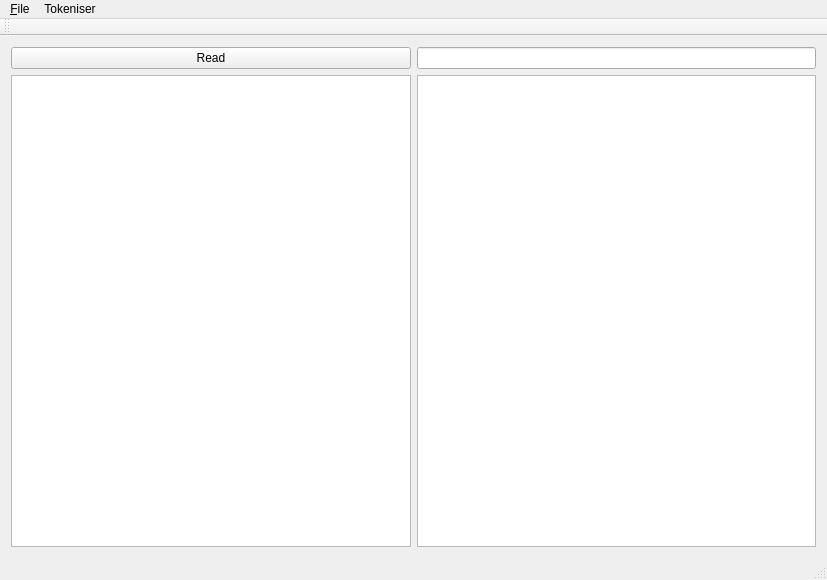
<?xml version="1.0" encoding="UTF-8"?>
<ui version="4.0">
 <class>MainWindow</class>
 <widget class="QMainWindow" name="MainWindow">
  <property name="geometry">
   <rect>
    <x>0</x>
    <y>0</y>
    <width>827</width>
    <height>580</height>
   </rect>
  </property>
  <property name="windowTitle">
   <string>MainWindow</string>
  </property>
  <widget class="QWidget" name="centralWidget">
   <layout class="QGridLayout" name="gridLayout">
    <item row="0" column="1">
     <widget class="QLineEdit" name="expressionEdit"/>
    </item>
    <item row="1" column="0">
     <widget class="QPlainTextEdit" name="plainTyFileEditextEdit_2"/>
    </item>
    <item row="1" column="1">
     <widget class="QPlainTextEdit" name="extExpressionEdit"/>
    </item>
    <item row="0" column="0">
     <widget class="QPushButton" name="readExprBtn">
      <property name="text">
       <string>Read</string>
      </property>
     </widget>
    </item>
   </layout>
  </widget>
  <widget class="QMenuBar" name="menuBar">
   <property name="geometry">
    <rect>
     <x>0</x>
     <y>0</y>
     <width>827</width>
     <height>27</height>
    </rect>
   </property>
   <widget class="QMenu" name="menu_File">
    <property name="title">
     <string>&amp;File</string>
    </property>
    <addaction name="action_Open"/>
    <addaction name="action_New"/>
    <addaction name="action_Save"/>
   </widget>
   <widget class="QMenu" name="menuTokeniser">
    <property name="title">
     <string>Tokeniser</string>
    </property>
    <addaction name="actionRead"/>
   </widget>
   <addaction name="menu_File"/>
   <addaction name="menuTokeniser"/>
  </widget>
  <widget class="QToolBar" name="mainToolBar">
   <attribute name="toolBarArea">
    <enum>TopToolBarArea</enum>
   </attribute>
   <attribute name="toolBarBreak">
    <bool>false</bool>
   </attribute>
  </widget>
  <widget class="QStatusBar" name="statusBar"/>
  <action name="action_Open">
   <property name="text">
    <string>&amp;Open</string>
   </property>
  </action>
  <action name="action_New">
   <property name="text">
    <string>&amp;New</string>
   </property>
  </action>
  <action name="action_Save">
   <property name="text">
    <string>&amp;Save</string>
   </property>
  </action>
  <action name="actionRead">
   <property name="text">
    <string>Read</string>
   </property>
  </action>
 </widget>
 <layoutdefault spacing="6" margin="11"/>
 <resources/>
 <connections/>
</ui>
